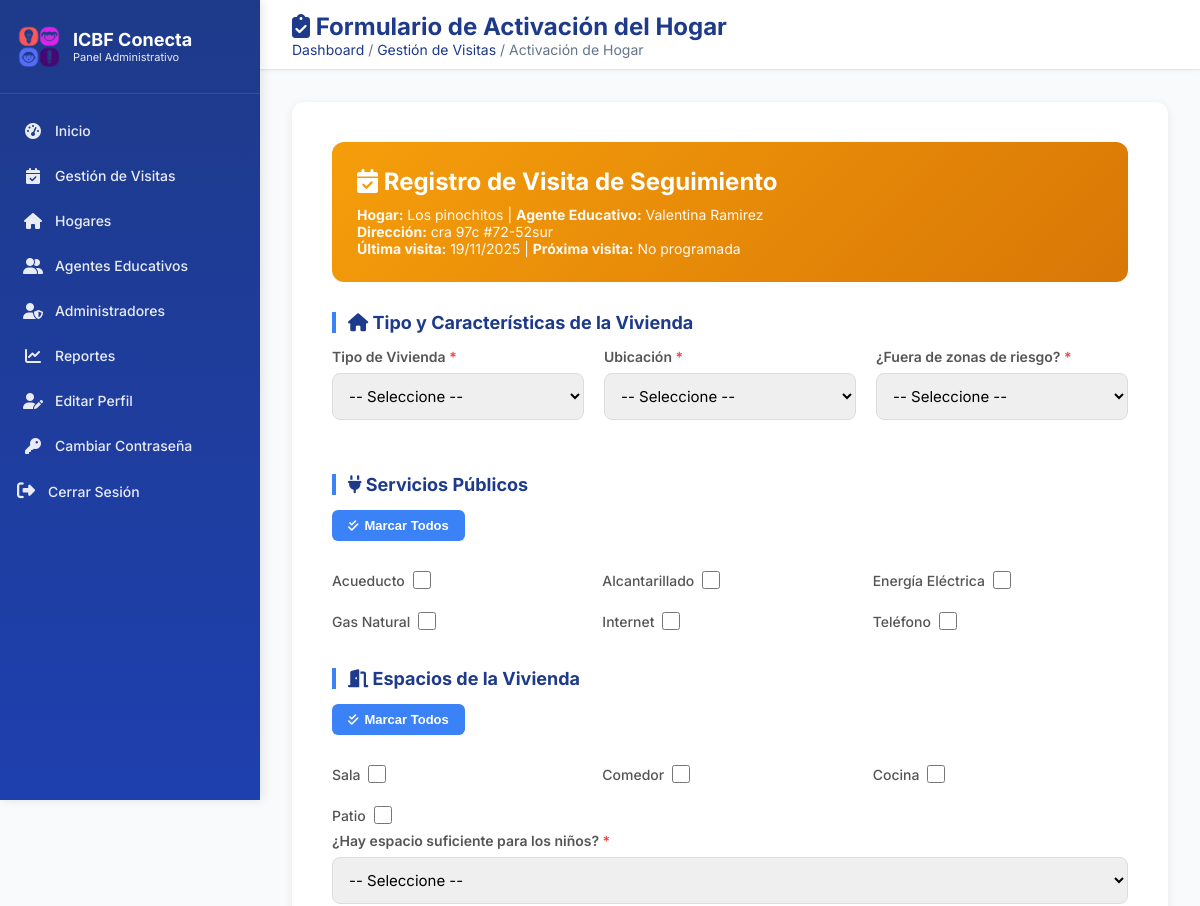
The page /hogares/2/registrar-visita/ (signed in, upper part) on the database as committed earlier.
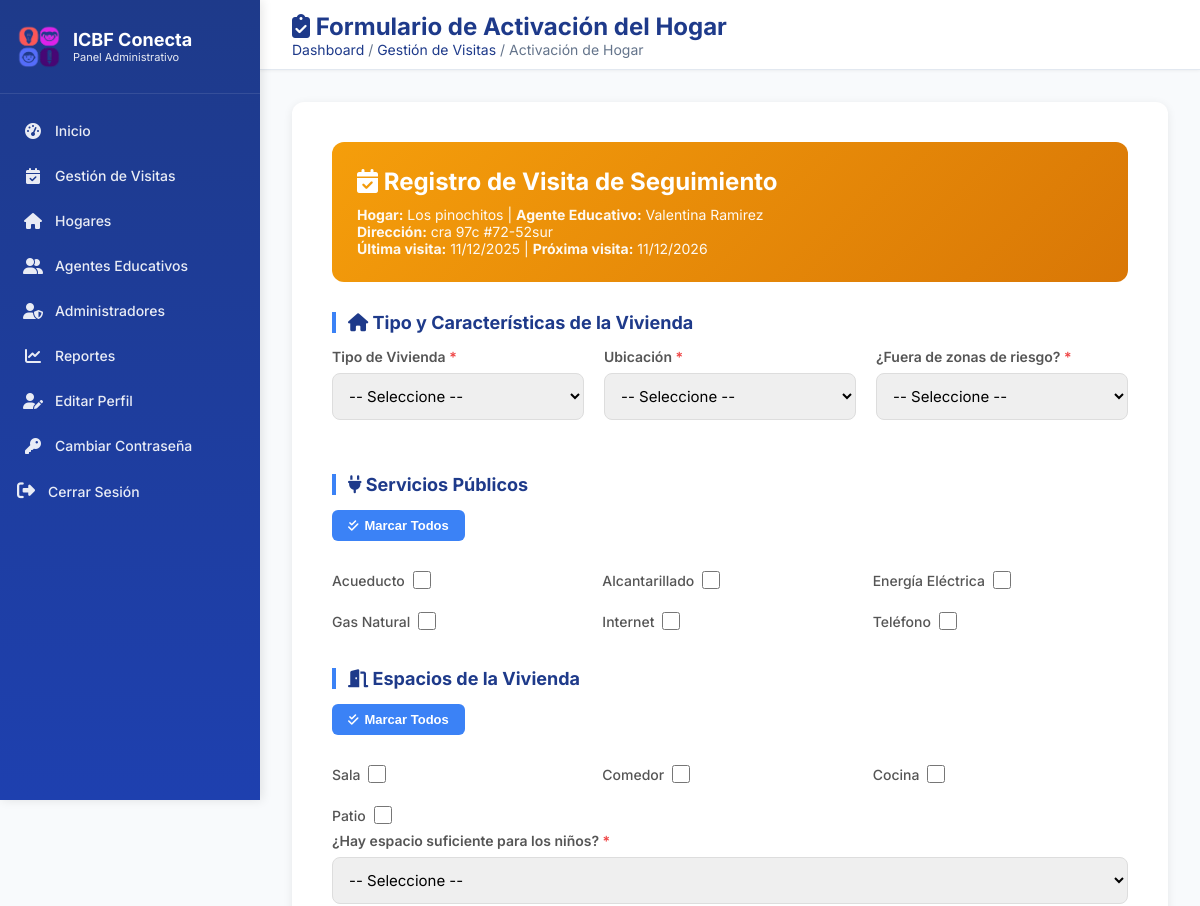
The same page on the database as committed later.
### core/models.py (models this page shows, shortened)
class HogarComunitario(models.Model):
    regional = models.ForeignKey(Regional, on_delete=models.PROTECT, related_name='hogares')
    ciudad = models.ForeignKey(Ciudad, on_delete=models.PROTECT, related_name='hogares')
    nombre_hogar = models.CharField(max_length=100)
    direccion = models.CharField(max_length=200)
    localidad = models.CharField(max_length=100, blank=True, default='')  # Mantener para hogares antiguos, se asigna en la vista
    localidad_bogota = models.ForeignKey('LocalidadBogota', on_delete=models.SET_NULL, null=True, blank=True, related_name='hogares')
    barrio = models.CharField(max_length=100, null=True, blank=True)
    estrato = models.IntegerField(null=True, blank=True)
    fecha_primera_visita = models.DateField(null=True, blank=True, help_text="Fecha programada para la primera visita técnica")
    ultima_visita = models.DateField(null=True, blank=True, help_text="Fecha de la última visita técnica realizada")
    proxima_visita = models.DateField(null=True, blank=True, help_text="Fecha programada para la próxima visita técnica (calculada automáticamente)")
    observaciones_visita = models.TextField(blank=True, help_text="Observaciones de la última visita técnica realizada")
    estado_aptitud = models.CharField(
        max_length=20,
        choices=[
            ('no_apto', 'No Apto'),
            ('apto', 'Apto'),
        ],
        default='no_apto',
        help_text="Estado de aptitud del hogar. Se actualiza a 'Apto' después de la primera visita aprobada"
    )
    area_social_m2 = models.DecimalField(max_digits=6, decimal_places=2, null=True, blank=True,
                                         help_text="Metros cuadrados del área social disponible para los niños")
    capacidad_calculada = models.IntegerField(null=True, blank=True,
                                              help_text="Capacidad calculada según área social (m²/2)")
    formulario_completo = models.BooleanField(default=False,
                                              help_text="Indica si se completó el formulario 2 de visita técnica")
    num_habitaciones = models.IntegerField(null=True, blank=True)
    num_banos = models.IntegerField(null=True, blank=True)
    material_construccion = models.TextField(null=True, blank=True)
    riesgos_cercanos = models.TextField(null=True, blank=True)
    fotos_interior = models.FileField(upload_to='hogares/fotos_interior/', null=True, blank=True)
    fotos_exterior = models.FileField(upload_to='hogares/fotos_exterior/', null=True, blank=True)
    geolocalizacion_lat = models.DecimalField(max_digits=10, decimal_places=7, null=True, blank=True)
    geolocalizacion_lon = models.DecimalField(max_digits=10, decimal_places=7, null=True, blank=True)
    tipo_tenencia = models.CharField(max_length=50, choices=[
        ('Propia', 'Propia'),
        ('Arrendada', 'Arrendada'),
        ('Comodato', 'Comodato')
    ], null=True, blank=True)
    documento_tenencia_pdf = models.FileField(upload_to='hogares/documentos_tenencia/', null=True, blank=True)
    capacidad = models.IntegerField(null=True, blank=True, help_text="Capacidad aprobada del hogar (entre 12 y 15 niños según normativa ICBF)")
    capacidad_maxima = models.IntegerField(default=15, help_text="Capacidad máxima permitida (15 niños según normativa)")
    estado = models.CharField(
        max_length=30,
        choices=[
            ('pendiente_revision', 'Pendiente de Revisión'),
            ('en_revision', 'En Revisión'),
            ('aprobado', 'Aprobado'),
            ('rechazado', 'Rechazado'),
            ('en_mantenimiento', 'En Mantenimiento'),
            ('pendiente_visita', 'Pendiente de Visita'),
            ('visita_agendada', 'Visita Agendada'),
            ('en_evaluacion', 'En Evaluación'),
            ('activo', 'Activo'),
            ('inactivo', 'Inactivo'),
        ],
        default='pendiente_revision'
    )
    madre = models.ForeignKey(MadreComunitaria, on_delete=models.PROTECT, related_name='hogares_asignados')
    fecha_registro = models.DateTimeField(auto_now_add=True)
    fecha_habilitacion = models.DateTimeField(null=True, blank=True)  # Cuando pasa a activo/aprobado
    class Meta:
        db_table = 'hogares_comunitarios'

class MadreComunitaria(models.Model):
    usuario = models.OneToOneField(Usuario, on_delete=models.CASCADE, related_name='madre_profile')
    NIVEL_ESCOLARIDAD_CHOICES = [
        ('Bachiller', 'Bachiller'),
        ('Técnico', 'Técnico'),
        ('Tecnólogo', 'Tecnólogo'),
        ('Profesional', 'Profesional')
    ]
    nivel_escolaridad = models.CharField(max_length=100, choices=NIVEL_ESCOLARIDAD_CHOICES)
    titulo_obtenido = models.CharField(max_length=150, null=True, blank=True)
    institucion = models.CharField(max_length=150, null=True, blank=True)
    experiencia_previa = models.TextField(null=True, blank=True)
    certificado_laboral = models.FileField(upload_to='madres_documentos/certificados_laborales/', null=True, blank=True)
    no_retirado_icbf = models.BooleanField(default=False)
    carta_disponibilidad = models.FileField(upload_to='madres_documentos/disponibilidad/', null=True, blank=True)
    firma_digital = models.FileField(upload_to='madres_documentos/firmas/', null=True, blank=True)
    foto_madre = models.ImageField(upload_to='madres_documentos/fotos/', null=True, blank=True)
    documento_identidad_pdf = models.FileField(upload_to='madres_documentos/cedulas/', null=True, blank=True)
    certificado_escolaridad_pdf = models.FileField(upload_to='madres_documentos/educacion/', null=True, blank=True)
    certificado_antecedentes_pdf = models.FileField(upload_to='madres_documentos/antecedentes/', null=True, blank=True)
    certificado_medico_pdf = models.FileField(upload_to='madres_documentos/medico/', null=True, blank=True)
    certificado_residencia_pdf = models.FileField(upload_to='madres_documentos/residencia/', null=True, blank=True)
    cartas_recomendacion_pdf = models.FileField(upload_to='madres_documentos/recomendaciones/', null=True, blank=True)
    fecha_registro = models.DateTimeField(auto_now_add=True)
    class Meta:
        db_table = 'madres_comunitarias'

class Usuario(AbstractUser):
    TIPO_DOCUMENTO_CHOICES = [
        ('CC', 'Cédula de ciudadanía'),
        ('TI', 'Tarjeta de identidad'),
        ('CE', 'Cédula de extranjería'),
        ('PA', 'Pasaporte'),
    ]
    SEXO_CHOICES = [
        ('M', 'Masculino'),
        ('F', 'Femenino'),
        ('O', 'Otro'),
    ]
    username = None
    tipo_documento = models.CharField(max_length=5, choices=TIPO_DOCUMENTO_CHOICES, default='CC')
    documento = models.BigIntegerField(unique=True)
    nombres = models.CharField(max_length=50)
    apellidos = models.CharField(max_length=50)
    correo = models.EmailField(max_length=100, unique=False)  # ⚠️ TEMPORAL: Permitir correos duplicados para pruebas
    sexo = models.CharField(max_length=1, choices=SEXO_CHOICES, default='F')
    departamento_residencia = models.ForeignKey(Departamento, on_delete=models.SET_NULL, null=True, blank=True, related_name='residentes')
    ciudad_residencia = models.ForeignKey(Municipio, on_delete=models.SET_NULL, null=True, blank=True, related_name='residentes')
    localidad_bogota = models.ForeignKey(LocalidadBogota, on_delete=models.SET_NULL, null=True, blank=True, related_name='residentes',
                                         help_text='Solo aplica si vive en Bogotá D.C.')
    direccion = models.CharField(max_length=100, null=True, blank=True)
    barrio = models.CharField(max_length=100, null=True, blank=True)
    telefono = models.CharField(max_length=20, null=True, blank=True)
    nivel_educativo = models.CharField(max_length=50, null=True, blank=True)
    rol = models.ForeignKey(Rol, on_delete=models.PROTECT, null=True)
    foto_admin = models.ImageField(upload_to=admin_upload_path, null=True, blank=True)
    fecha_creacion = models.DateTimeField(auto_now_add=True)
    fecha_actualizacion = models.DateTimeField(auto_now=True)
    EMAIL_FIELD = 'correo'
    USERNAME_FIELD = 'documento'
    REQUIRED_FIELDS = ['nombres', 'apellidos', 'correo', 'tipo_documento']
    objects = CustomUserManager()
    class Meta:
        db_table = 'usuarios'

### core/views.py (the view, shortened to what this page needs)
# urls.py: path('hogares/<int:hogar_id>/registrar-visita/', views.registrar_visita, name='registrar_visita'),  # 🆕 Visitas de seguimiento
@login_required
@rol_requerido('administrador')
def registrar_visita(request, hogar_id):
    hogar = get_object_or_404(HogarComunitario, id=hogar_id)
    fecha_hoy = date.today()
    if hogar.estado not in ['activo', 'aprobado']:
        messages.warning(request, 'Solo puedes registrar visitas en hogares activos.')
        return redirect('hogares_dashboard')
    context = {
        'hogar': hogar,
        'fecha_hoy': fecha_hoy,
        'es_administrador': request.user.rol.nombre_rol == 'administrador',
        'es_seguimiento': True,  # 🆕 Flag para indicar que es visita de seguimiento
    }
    return render(request, 'admin/formulario_activacion_hogar.html', context)

### templates/admin/formulario_activacion_hogar.html (shortened to what the changed rows need)
{% load static %}
<!DOCTYPE html>
<html lang="es">
<head>
  <link rel="stylesheet" href="https://cdnjs.cloudflare.com/ajax/libs/font-awesome/6.5.0/css/all.min.css" />
</head>
<body>
  {% include 'admin/components/admin_sidebar.html' %}
  <main class="main-content">
    <div class="topbar">
      <div>
        <h1><i class="fas fa-clipboard-check"></i> Formulario de Activación del Hogar</h1>
      </div>
    </div>
    <div class="content-wrapper">
      <div class="form-container">
        <div class="form-header {% if es_seguimiento %}seguimiento{% endif %}">
          {% if es_seguimiento %}
            <h2><i class="fas fa-calendar-check"></i> Registro de Visita de Seguimiento</h2>
          {% else %}
            <h2><i class="fas fa-check-circle"></i> Evaluación de Primera Visita Técnica</h2>
          {% endif %}
          <p><strong>Hogar:</strong> {{ hogar.nombre_hogar }} | <strong>Agente Educativo:</strong> {{ hogar.madre.usuario.nombres }} {{ hogar.madre.usuario.apellidos }}</p>
          <p><strong>Dirección:</strong> {{ hogar.direccion }}</p>
          {% if es_seguimiento %}
            <p><strong>Última visita:</strong> {{ hogar.ultima_visita|date:"d/m/Y"|default:"No registrada" }} | <strong>Próxima visita:</strong> {{ hogar.proxima_visita|date:"d/m/Y"|default:"No programada" }}</p>
          {% endif %}
        </div>
      </div>
    </div>
  </main>
</body>
</html>

Rows that differ between the two databases and show on the page:
changed HogarComunitario "Los pinochitos": ultima_visita "19/11/2025" → "11/12/2025"; proxima_visita "No programada" → "11/12/2026"
